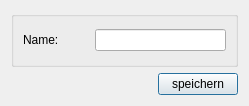
<?xml version="1.0" encoding="UTF-8"?>
<ui version="4.0">
 <class>Db_Sp_Dialog_Ui</class>
 <widget class="QDialog" name="Db_Sp_Dialog_Ui">
  <property name="geometry">
   <rect>
    <x>0</x>
    <y>0</y>
    <width>249</width>
    <height>106</height>
   </rect>
  </property>
  <property name="sizePolicy">
   <sizepolicy hsizetype="Fixed" vsizetype="Fixed">
    <horstretch>0</horstretch>
    <verstretch>0</verstretch>
   </sizepolicy>
  </property>
  <property name="windowTitle">
   <string>TurnFix - Sportartendaten</string>
  </property>
  <property name="windowIcon">
   <iconset resource="../../../../resources/TurnFix.qrc">
    <normaloff>:/appicons/icon.png</normaloff>:/appicons/icon.png</iconset>
  </property>
  <layout class="QGridLayout" name="gridLayout">
   <item row="1" column="0">
    <widget class="QPushButton" name="but_save">
     <property name="sizePolicy">
      <sizepolicy hsizetype="Fixed" vsizetype="Fixed">
       <horstretch>0</horstretch>
       <verstretch>0</verstretch>
      </sizepolicy>
     </property>
     <property name="layoutDirection">
      <enum>Qt::RightToLeft</enum>
     </property>
     <property name="text">
      <string>speichern</string>
     </property>
    </widget>
   </item>
   <item row="0" column="0">
    <widget class="QGroupBox" name="groupBox">
     <property name="sizePolicy">
      <sizepolicy hsizetype="Expanding" vsizetype="Preferred">
       <horstretch>0</horstretch>
       <verstretch>0</verstretch>
      </sizepolicy>
     </property>
     <property name="title">
      <string/>
     </property>
     <layout class="QGridLayout" name="gridLayout_2">
      <item row="0" column="0">
       <widget class="QLabel" name="label">
        <property name="sizePolicy">
         <sizepolicy hsizetype="Preferred" vsizetype="Preferred">
          <horstretch>0</horstretch>
          <verstretch>0</verstretch>
         </sizepolicy>
        </property>
        <property name="text">
         <string>Name:</string>
        </property>
       </widget>
      </item>
      <item row="0" column="1" colspan="2">
       <widget class="QLineEdit" name="txt_name"/>
      </item>
     </layout>
    </widget>
   </item>
  </layout>
 </widget>
 <resources>
  <include location="../../../../resources/TurnFix.qrc"/>
 </resources>
 <connections/>
</ui>
